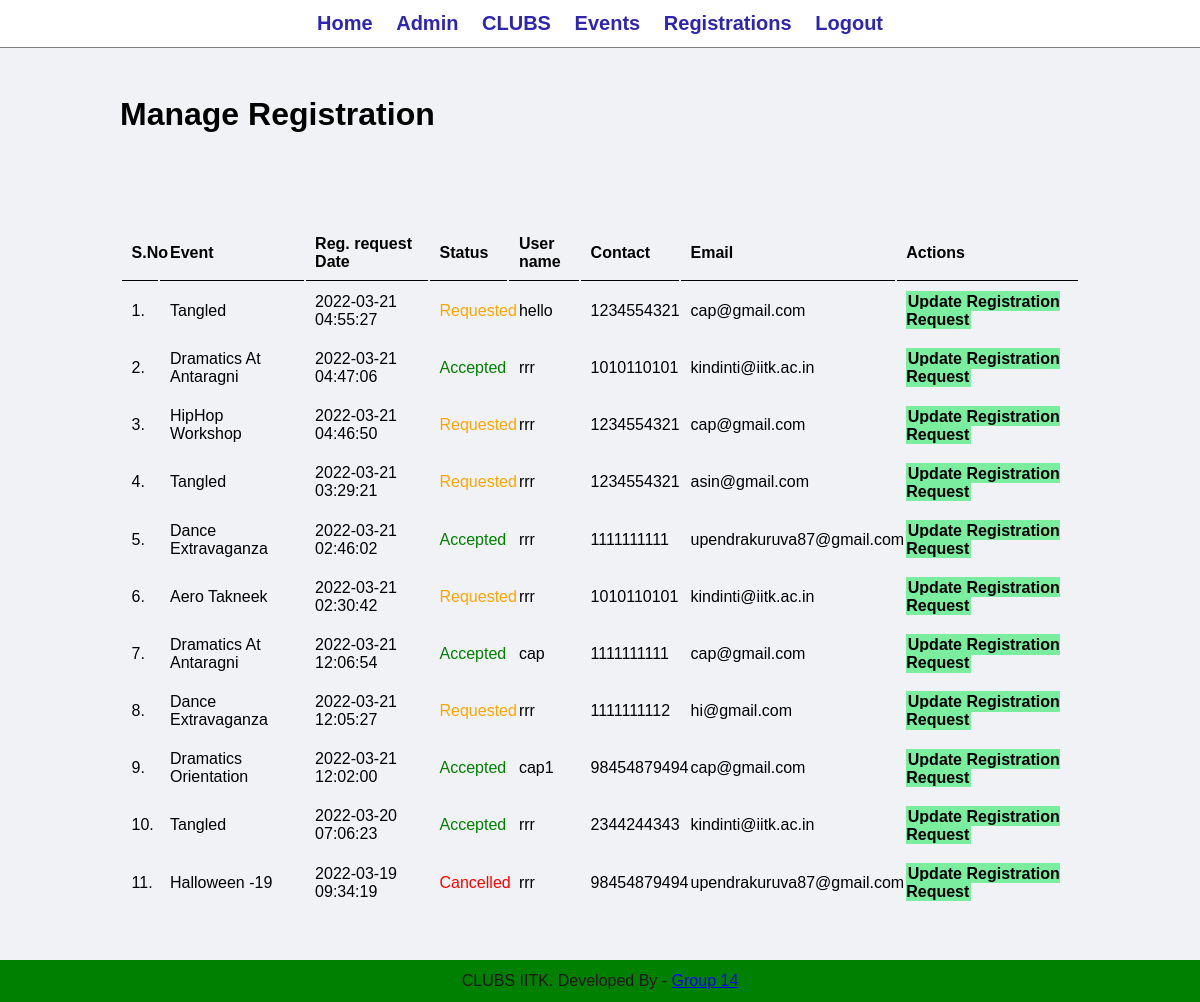
Screenshot of /admin/manage-reg.php (signed in) with the database file from the repository.
### tables this page shows
CREATE TABLE `tbl_regs` (
  `id` int(10) UNSIGNED NOT NULL,
  `event` varchar(150) NOT NULL,
  `reg_date` datetime NOT NULL,
  `status` varchar(50) NOT NULL,
  `name` varchar(150) NOT NULL,
  `contact` varchar(20) NOT NULL,
  `email` varchar(150) NOT NULL
);

### admin/manage-reg.php (the view, shortened to what this page needs)
<?php include('partials/menu.php'); ?>
<div class="main-content">
    <div class="wrapper">
        <h1>Manage Registration</h1>
                <br /><br /><br />
                <br><br>
                <table class="tbl-full">
                    <tr>
                        <th>S.No</th>
                        <th>Event</th>
                        <th>Reg. request Date</th>
                        <th>Status</th>
                        <th>User name</th>
                        <th>Contact</th>
                        <th>Email</th>
                         <th>Actions</th>
                    </tr>
                    <?php
                        $sql = "SELECT * FROM tbl_regs ORDER BY id DESC";
                        $res = mysqli_query($conn, $sql);
                        $count = mysqli_num_rows($res);
                        $sn = 1;
                        if($count>0)
                        {
                            while($row=mysqli_fetch_assoc($res))
                            {
                                $id = $row['id'];
                                $event = $row['event'];
                                $reg_date = $row['reg_date'];
                                $status = $row['status'];
                                $customer_name = $row['name'];
                                $customer_contact = $row['contact'];
                                $customer_email = $row['email'];
                                ?>
                                    <tr>
                                        <td><?php echo $sn++; ?>. </td>
                                        <td><?php echo $event; ?></td>
                                        <td><?php echo $reg_date; ?></td>
                                        <td>
                                            <?php
                                                if($status=="Requested")
                                                {
                                                    echo "<label style='color: orange;'>$status</label>";
                                                }
                                                elseif($status=="Accepted")
                                                {
                                                    echo "<label style='color: green;'>$status</label>";
                                                }
                                                elseif($status=="Cancelled")
                                                {
                                                    echo "<label style='color: red;'>$status</label>";
                                                }
                                            ?>
                                        </td>
                                        <td><?php echo $customer_name; ?></td>
                                        <td><?php echo $customer_contact; ?></td>
                                        <td><?php echo $customer_email; ?></td>
                                         <td>
                                            <a href="<?php echo SITEURL; ?>admin/update-reg.php?id=<?php echo $id; ?>" class="btn-secondary">Update Registration Request</a>
                                        </td>
                                    </tr>
                                <?php
                            }
                        }
                        else
                        {
                            echo "<tr><td colspan='12' class='error'>No Registrations</td></tr>";
                        }
                    ?>
                </table>
    </div>
</div>
<?php include('partials/footer.php'); ?>

### css/admin.css (style rules this page uses)
* { margin: 0; padding: 0; font-family: Arial, Helvetica, sans-serif; }
.wrapper { padding: 1%; width: 80%; margin: 0 auto; }
.tbl-full { width: 100%; }
table tr th { border-bottom: 1px solid black; padding: 1%; text-align: left; }
table tr td { padding: 1%; }
.btn-secondary { background-color: #7bed9f; padding: 1%; color: black; text-decoration: none; font-weight: bold; }
.main-content { background-color: #f1f2f6; padding: 3% 0; }

### rows the page displays
tbl_regs: event "Tangled", reg_date "2022-03-21 04:55:27", status "Requested", name "hello", contact "1234554321", email "cap@gmail.com"
tbl_regs: event "Dramatics At Antaragni", reg_date "2022-03-21 04:47:06", status "Accepted", name "rrr", contact "1010110101", email "kindinti@iitk.ac.in"
tbl_regs: event "HipHop Workshop", reg_date "2022-03-21 04:46:50", status "Requested", name "rrr", contact "1234554321", email "cap@gmail.com"
tbl_regs: event "Tangled", reg_date "2022-03-21 03:29:21", status "Requested", name "rrr", contact "1234554321", email "asin@gmail.com"
tbl_regs: event "Dance Extravaganza", reg_date "2022-03-21 02:46:02", status "Accepted", name "rrr", contact "1111111111", email "upendrakuruva87@gmail.com"
tbl_regs: event "Aero Takneek", reg_date "2022-03-21 02:30:42", status "Requested", name "rrr", contact "1010110101", email "kindinti@iitk.ac.in"
tbl_regs: event "Dramatics At Antaragni", reg_date "2022-03-21 12:06:54", status "Accepted", name "cap", contact "1111111111", email "cap@gmail.com"
tbl_regs: event "Dance Extravaganza", reg_date "2022-03-21 12:05:27", status "Requested", name "rrr", contact "1111111112", email "hi@gmail.com"
tbl_regs: event "Dramatics Orientation", reg_date "2022-03-21 12:02:00", status "Accepted", name "cap1", contact "98454879494", email "cap@gmail.com"
tbl_regs: event "Tangled", reg_date "2022-03-20 07:06:23", status "Accepted", name "rrr", contact "2344244343", email "kindinti@iitk.ac.in"
tbl_regs: event "Halloween -19", reg_date "2022-03-19 09:34:19", status "Cancelled", name "rrr", contact "98454879494", email "upendrakuruva87@gmail.com"
